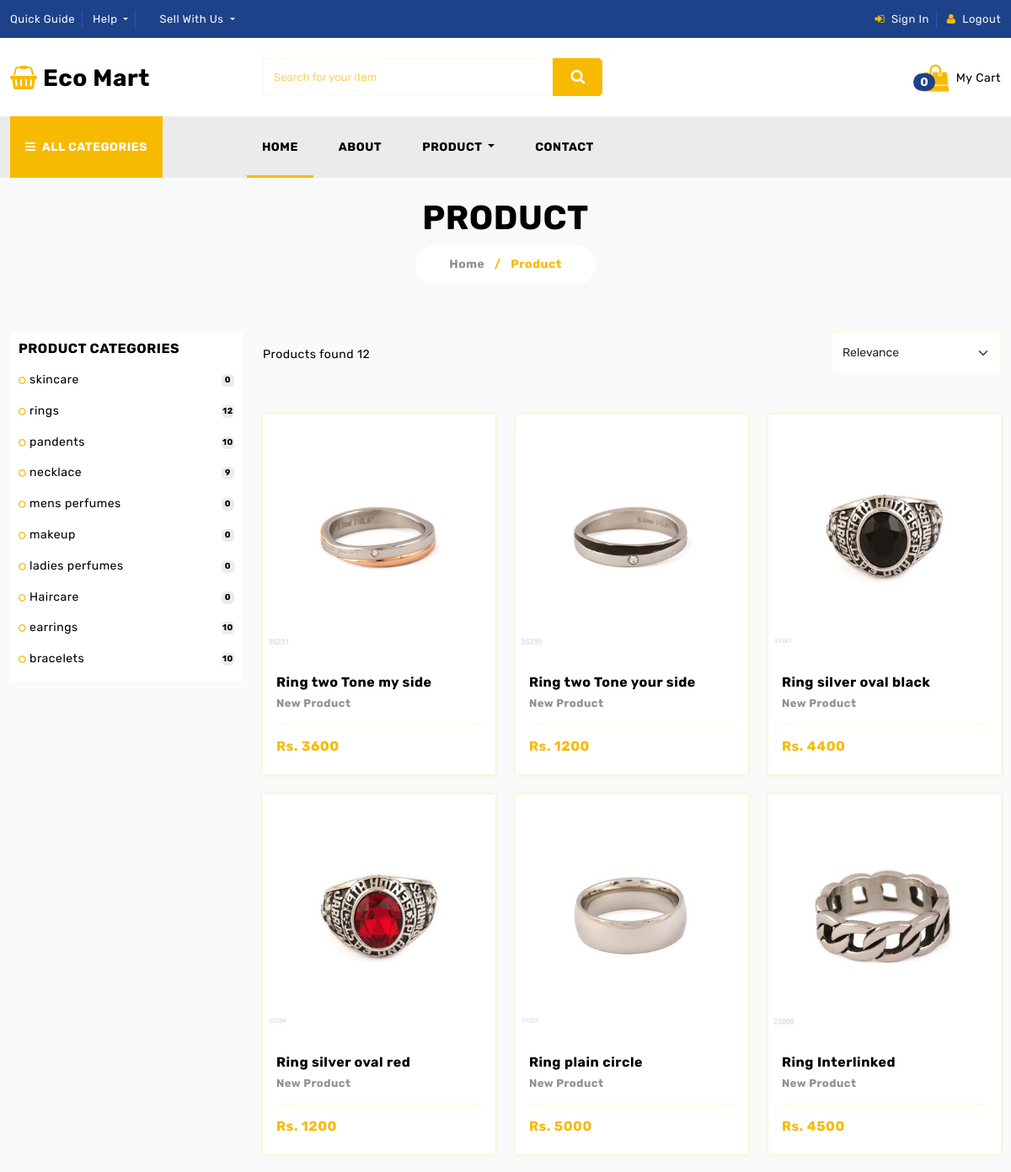
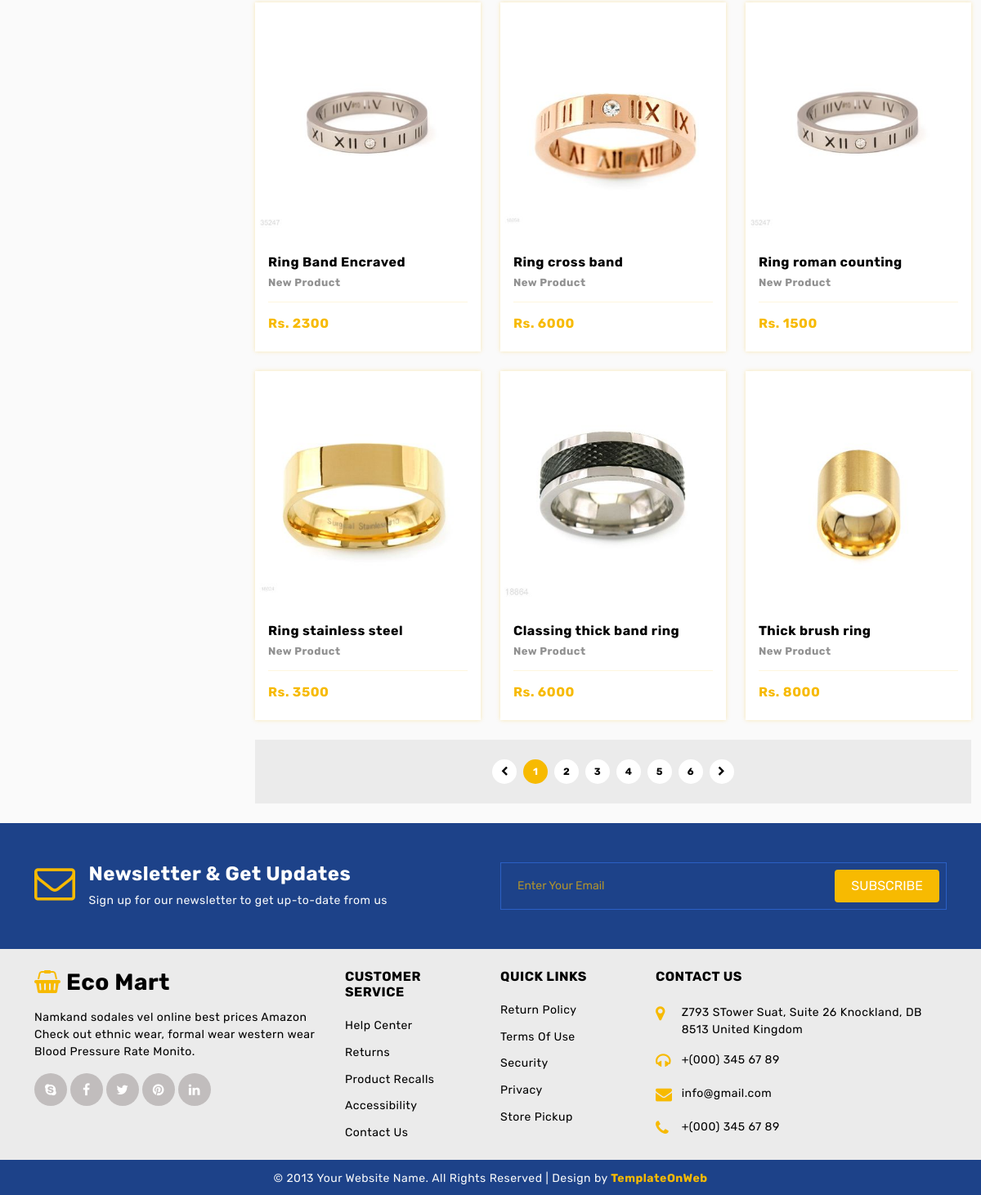
Screenshot of /front-end/shop.php?category/=rings with the database file from the repository (2 pictures, top to bottom).
### tables this page shows
CREATE TABLE `product_categories` (
  `category_id` int(50) NOT NULL,
  `category_name` varchar(255) NOT NULL
);

CREATE TABLE `products` (
  `product_id` int(50) NOT NULL,
  `product_name` varchar(255) NOT NULL,
  `product_price` int(100) NOT NULL,
  `product_image` varchar(255) NOT NULL,
  `product_category` int(100) NOT NULL
);

### front-end/shop.php (the view, shortened to what this page needs)
<!DOCTYPE html>
<html lang="en">
<head>
    <link href="css/bootstrap.min.css" rel="stylesheet">
    <link href="css/font-awesome.min.css" rel="stylesheet">
    <link href="css/global.css" rel="stylesheet">
    <link href="css/product.css" rel="stylesheet">
</head>
<body>
    <?php include('./includes/topnav.php') ?>
    <?php include('./includes/middle_nav.php') ?>
    <?php include('./includes/primary_nav.php') ?>
    <section id="center" class="center_o pt-4 pb-4 bg-light">
        <div class="container-xl">
            <div class="row center_o1 text-center">
                <div class="col-md-12">
                    <h1>PRODUCT</h1>
                    <h6 class="d-inline-block  font_14 col_yell bg-white"><a class="col_light" href="#">Home</a> <span class="me-2 ms-2">/</span> Product</h6>
                </div>
            </div>
        </div>
    </section>
    <section id="prod_pg" class="pt-4 pb-4 bg_light_1">
        <div class="container-fluid">
            <div class="row prod_pg1">
                <div class="col-md-12 col-lg-3">
                    <div class="prod_pg1l">
                        <div class="prod_pg1l1 bg-white p-4">
                            <h6 class="mb-3">PRODUCT CATEGORIES</h6>
                            <?php
                            $select = "select * from product_categories order by category_name desc";
                            $result = mysqli_query($connection, $select);
                            if (mysqli_num_rows($result)) {
                                while ($data = mysqli_fetch_array($result)) {
                                    $category = $data['category_id'];
                            ?>
                                    <div class="prod_pg1l1i row mt-2">
                                        <div class="col-md-10 col-10">
                                            <div class="prod_pg1l1il">
                                                <h6 class="font_14 fw-normal mt-1"><a href="shop.php?category/=<?php echo $data['category_name'] ?>"><i class="fa fa-circle-o me-1 col_yell"></i><?php echo $data['category_name'] ?></a></h6>
                                            </div>
                                        </div>
                                        <div class="col-md-2 col-2">
                                            <div class="prod_pg1l1ir text-end">
                                                <h6 class="d-inline-block bg_light font_13">
                                                    <?php
                                                    $select = "select * from products where product_category = $category";
                                                    $res = mysqli_query($connection, $select);
                                                    $count = mysqli_num_rows($res);
                                                    echo $count;
                                                    ?>
                                                </h6>
                                            </div>
                                        </div>
                                    </div>
                            <?php
                                }
                            }
                            ?>
                        </div>
                    </div>
                </div>
                <div class="col-md-12 col-lg-9">
                    <div class="prod_pg1r">
                        <div class="prod_pg1r1 row">
                            <div class="col-md-9">
                                <div class="prod_pg1r1l">
                                    <p class="mt-3 mb-0">Products found
                                        <?php
                                        if (isset($_GET['category/'])) {
                                            $category_name = $_GET['category/'];
                                            $select = "SELECT * FROM products INNER JOIN product_categories ON product_category = category_id and category_name = '$category_name'";
                                            $result = mysqli_query($connection, $select);
                                            $product_count = mysqli_num_rows($result);
                                            echo $product_count;
                                        }
                                        ?>
                                    </p>
                                </div>
                            </div>
                            <div class="col-md-3">
                                <div class="prod_pg1r1r">
                                    <select name="categories" style="height:50px;" class="form-select" required="">
                                        <option value="">Relevance</option>
                                    </select>
                                </div>
                            </div>
                        </div>
                        <div class="prod_pg1r2 mt-4 row">
                            <?php
                            if (isset($_GET['category/'])) {
                                $category_name = $_GET['category/'];
                                $select = "SELECT * FROM products INNER JOIN product_categories ON product_category = category_id and category_name = '$category_name'";
                                $result = mysqli_query($connection, $select);
                                if (mysqli_num_rows($result) > 0) {
                                    while ($data = mysqli_fetch_array($result)) {
                            ?>
                                        <div class="col-md-4 mt-4">
                                            <div class="prodinm clearfix">
                                                <div class="prod_2im position-relative clearfix">
                                                    <div class="prod_2i1 clearfix">
                                                        <div class="grid clearfix">
                                                            <figure class="effect-jazz mb-0">
                                                                <a href="detail.html"><img src="../admin-panel/uploadimg/<?php echo $data['product_image'] ?>" class="w-100" alt="abc"></a>
                                                            </figure>
                                                        </div>
                                                    </div>
                                                </div>
                                                <div class="prod_2i2 pt-4 pb-4 ps-3 pe-3 bg-white clearfix">
                                                    <h6 class="mt-2"><a href="detail.html"><?php echo $data['product_name'] ?></a></h6>
                                                    <h6 class="font_13"><a class="col_light" href="detail.html">New Product</a></h6>
                                                    <hr>
                                                    <h6 class="fw-normal mb-0"><span class="pull-left fw-bold col_yell">Rs. <?php echo $data['product_price'] ?></span></h6>
                                                </div>
                                            </div>
                                        </div>
                            <?php
                                    }
                                }
                            }
                            ?>
                        </div>
                        <div class="pages mt-4 row text-center bg_light ms-0 me-0 pt-4 pb-4">
                            <div class="col-md-12">
                                <ul class="mb-0">
                                    <li><a href="detail.html"><i class="fa fa-chevron-left"></i></a></li>
                                    <li class="act"><a href="detail.html">1</a></li>
                                    <li><a href="detail.html">2</a></li>
                                    <li><a href="detail.html">3</a></li>
                                    <li><a href="detail.html">4</a></li>
                                    <li><a href="detail.html">5</a></li>
                                    <li><a href="detail.html">6</a></li>
                                    <li><a href="detail.html"><i class="fa fa-chevron-right"></i></a></li>
                                </ul>
                            </div>
                        </div>
                    </div>
                </div>
            </div>
        </div>
    </section>
    <?php include('./includes/footer.php') ?>
</body>
</html>

### front-end/css/global.css (style rules this page uses)
body { font-family: 'Rubik', sans-serif; color:#000; font-size:14px; letter-spacing:0.5px; }
ul { list-style:none; padding:0; }
h1,h2,h3,h4,h5,h6 { font-weight:bold; }
a { text-decoration:none; color:#000; }
.grid figure { position: relative; float: left; overflow: hidden; width: 100%; text-align: center; cursor: pointer; }
figure.effect-jazz figcaption::after, figure.effect-jazz img { -webkit-transition: opacity 0.35s, -webkit-transform 0.35s; transition: opacity 0.35s, transform 0.35s; }
.col_yell { color: #f7ba01; }
.col_light { color: #909090; }
.bg_light { background-color: #ebebeb; }
.bg_light_1 { background-color: #fafafa; }
hr { opacity:1; background-color:#f7ba0121; }
.font_13 { font-size:13px; }
.font_14 { font-size:14px; }
.pages ul li { display:inline-block; margin: 0 2px; width:30px; height:30px; line-height:30px; background:#fff; text-align:center; border-radius:50%; }
.pages ul li a { display:block; color: #000; font-size:12px; font-weight:bold; }
.act { background:#f7ba01!important; }
.act a { color: #fff!important; }
.form-select { border-color:#f7ba0121; border-radius:0; font-size:14px; }
.center_o1 h6 { border-radius:50px; padding:15px 40px; }
.prod_2im { box-shadow: 0 0 5px #f7ba014a; }
.prodinm { box-shadow: 0 0 5px #f7ba014a; }

### front-end/css/product.css (style rules this page uses)
.prod_pg1l1il h6 i { font-size:10px; }
.prod_pg1l1ir h6 { width:30px; height:25px; border-radius:5px; line-height:25px; text-align:center; }
.prod_2im { box-shadow:none; }
@media (min-width:992px) and (max-width:1200px) { .prod_pg1l1 { padding:10px!important; } }
@media (min-width:992px) and (max-width:1200px) { .prod_pg1l1ir h6 { width: 15px; height: 15px; line-height: 15px; font-size:10px; } }

### rows the page displays
product_categories: category_name "skincare", count "0"
product_categories: category_name "rings", count "12"
product_categories: category_name "pandents", count "10"
product_categories: category_name "necklace", count "9"
product_categories: category_name "mens perfumes", count "0"
product_categories: category_name "makeup", count "0"
product_categories: category_name "ladies perfumes", count "0"
product_categories: category_name "Haircare", count "0"
product_categories: category_name "earrings", count "10"
product_categories: category_name "bracelets", count "10"
products: product_image (picture), product_name "Ring two Tone my side", product_price "3600"
products: product_image (picture), product_name "Ring two Tone your side", product_price "1200"
products: product_image (picture), product_name "Ring silver oval black", product_price "4400"
products: product_image (picture), product_name "Ring silver oval red", product_price "1200"
products: product_image (picture), product_name "Ring plain circle", product_price "5000"
products: product_image (picture), product_name "Ring Interlinked", product_price "4500"
products: product_image (picture), product_name "Ring Band Encraved", product_price "2300"
products: product_image (picture), product_name "Ring cross band", product_price "6000"
products: product_image (picture), product_name "Ring roman counting", product_price "1500"
products: product_image (picture), product_name "Ring stainless steel", product_price "3500"
products: product_image (picture), product_name "Classing thick band ring", product_price "6000"
products: product_image (picture), product_name "Thick brush ring", product_price "8000"

### other values shown
$cart_count "0"
$product_count "12"
